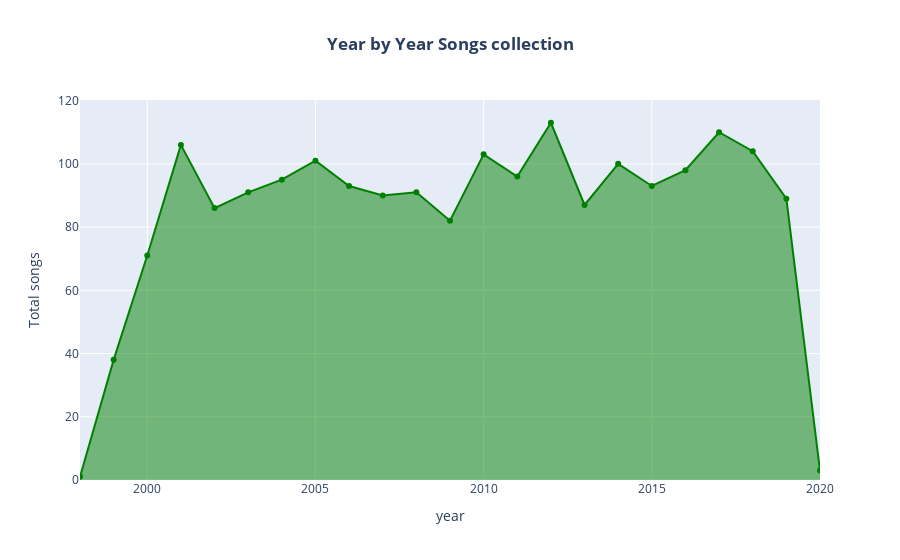

Notebook code cell kept with this figure:
### Code cell
fig=px.area(df.groupby('year',as_index=False).count().sort_values(by='song',ascending=False).sort_values(by='year'),x='year',y='song',markers=True,labels={'song':'Total songs'},color_discrete_sequence=['green'],title='<b>Year by Year Songs collection')
fig.update_layout(hovermode='x',title_x=0.5)

### Figure 1 — Plotly figure (JSON) as saved in the notebook; plotly's stock layout.template omitted (floating-point values rounded to 4 significant figures)
{"data": [{"fillpattern": {"shape": ""}, "hovertemplate": "year=%{x}<br>Total songs=%{y}<extra></extra>", "legendgroup": "", "line": {"color": "green"}, "marker": {"symbol": "circle"}, "mode": "markers+lines", "name": "", "orientation": "v", "showlegend": false, "stackgroup": "1", "type": "scatter", "x": [1998, 1999, 2000, 2001, 2002, 2003, 2004, 2005, 2006, 2007, 2008, 2009, 2010, 2011, 2012, 2013, 2014, 2015, 2016, 2017, 2018, 2019, 2020], "xaxis": "x", "y": [1, 38, 71, 106, 86, 91, 95, 101, 93, 90, 91, 82, 103, 96, 113, 87, 100, 93, 98, 110, 104, 89, 3], "yaxis": "y"}], "layout": {"hovermode": "x", "legend": {"tracegroupgap": 0}, "title": {"text": "<b>Year by Year Songs collection", "x": 0.5}, "xaxis": {"anchor": "y", "domain": [0, 1], "title": {"text": "year"}}, "yaxis": {"anchor": "x", "domain": [0, 1], "title": {"text": "Total songs"}}}}
